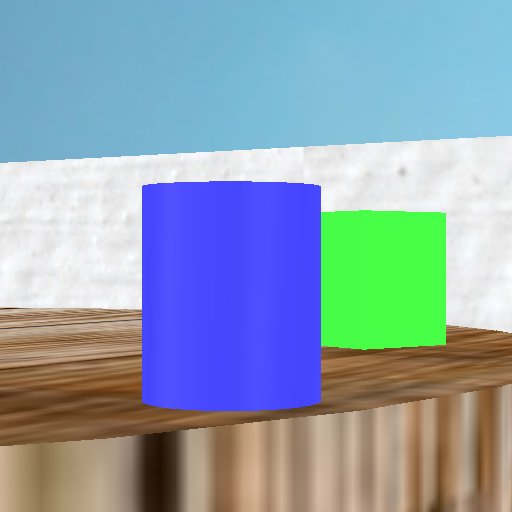
%> input picture Projet_2018/robotic/codes/Robotics-master/test1.png, 512 x 512 px
$ octave tresh.m   (GNU Octave 9; MATLAB toolbox functions it lacks are replaced by stand-ins)
%> lines starting %> are read from the running program, lines starting %| are printed output that depends on the picture; in (x1, y1, x2, y2) boxes, pixels count from 0 and x2, y2 are one past the last pixel; in counts of white or black regions, pixels touching at a corner belong together; the program's own positions count from 1
%> further down, im is the input picture: size 512x512x3 uint8; mean R, G, B 141.1, 162.1, 177.4
### Projet_2018/robotic/codes/Robotics-master/colorTresh.m
function [bwIm] = colorTresh(image,tresh)
%> called with tresh = [240 80 80]
    r = image(:,:,1);
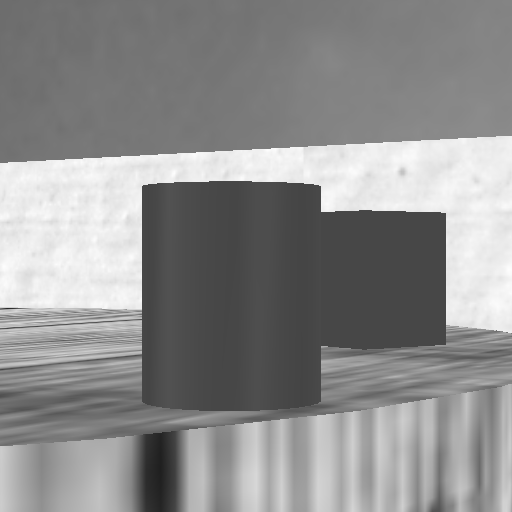
%> r: size 512x512 uint8; min 31, max 253, mean 141.1
    b = image(:,:,2);
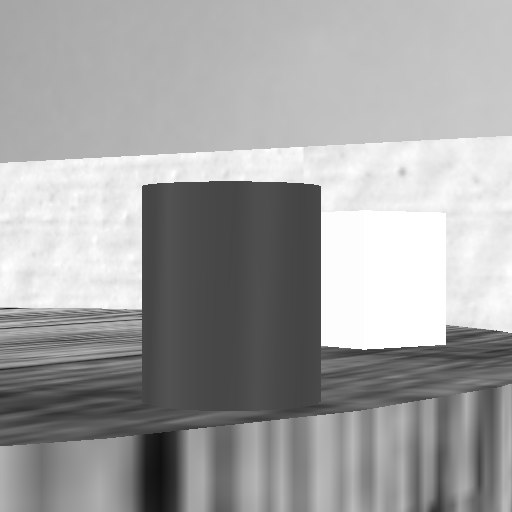
%> b: size 512x512 uint8; min 15, max 255, mean 162.1
    g = image(:,:,3);
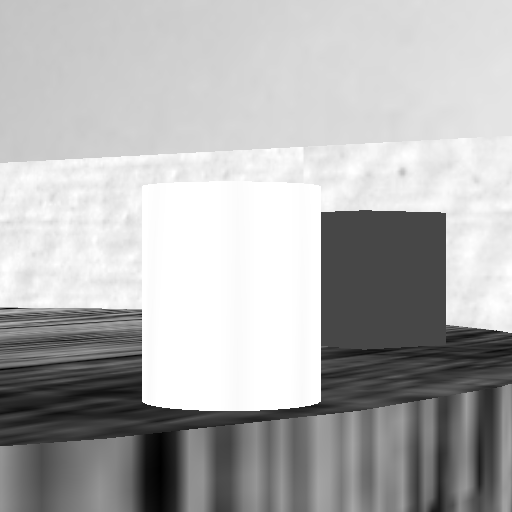
%> g: size 512x512 uint8; min 0, max 255, mean 177.4
    if(tresh(1)>128)
        r(r<=tresh(1)) = 0;
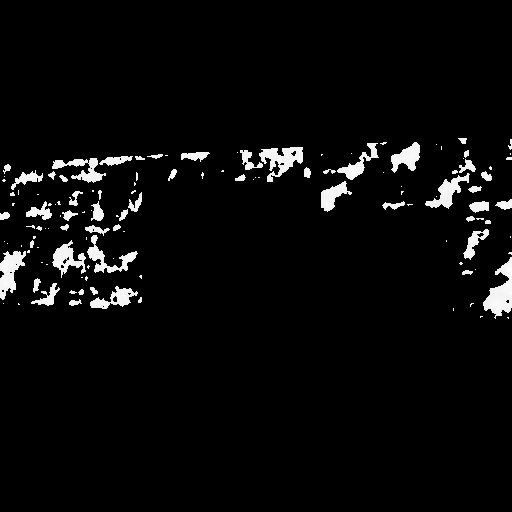
%> r: size 512x512 uint8; min 0, max 253, mean 9.8
        r(r>tresh(1)) = 1;
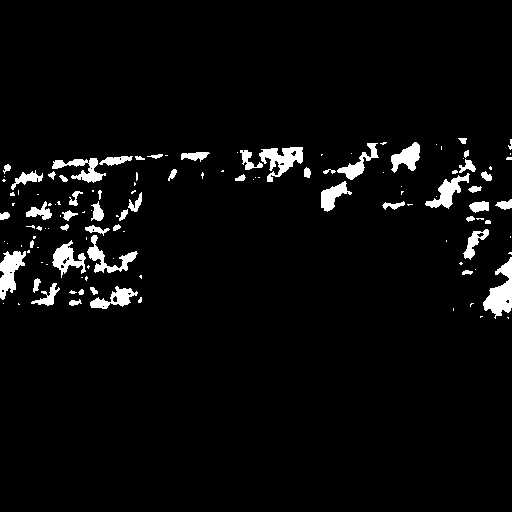
%> r: size 512x512 uint8; values 0 (black) and 1 (white), 4% white; 126 white regions (72 under 20 px), largest, box (x1, y1, x2, y2) and area: (483, 257, 512, 319) 886, (259, 147, 303, 182) 749, (0, 251, 26, 300) 694
    else
        r(r>tresh(1)) = 0;
        r(r<=tresh(1)) = 1;
    end

    if(tresh(2)>128)
         b(b <= tresh(2)) = 0;
         b(b > tresh(2)) = 1;
    else
         b(b > tresh(2)) = 0;
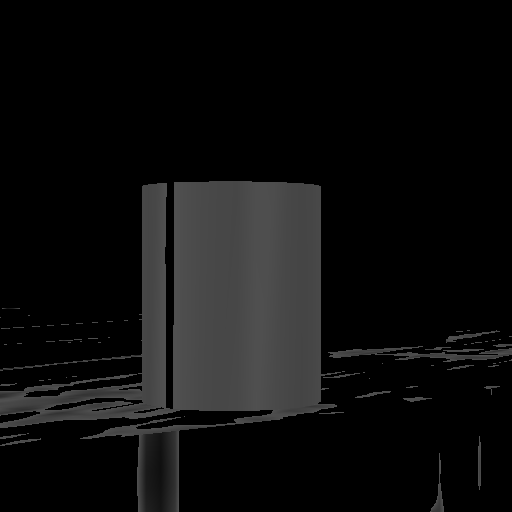
%> b: size 512x512 uint8; min 0, max 80, mean 13.7
         b(b <= tresh(2)) = 1;
%> b: size 512x512 uint8; every value is 1
    end

    if(tresh(3)>128)
        g(g <= tresh(3)) = 0;
        g(g > tresh(3)) = 1;
    else
        g(g > tresh(3)) = 0;
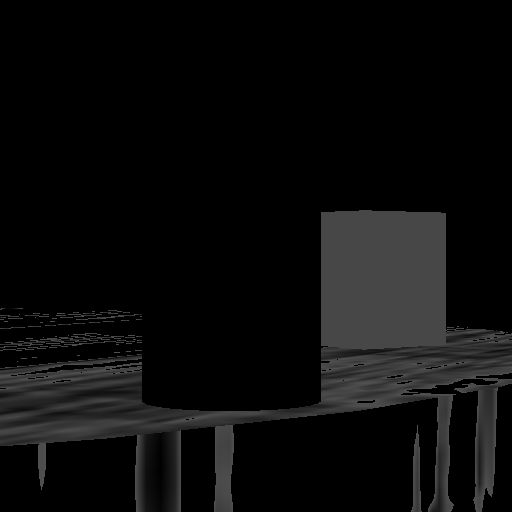
%> g: size 512x512 uint8; min 0, max 80, mean 11.6
        g(g <= tresh(3)) = 1;
    end


    r = logical(r);
    b = logical(b);
    g = logical(g);
    bwIm = r & g & b;
end

### Projet_2018/robotic/codes/Robotics-master/tresh.m
im = imread('test1.png');
imshow(im);
redTresh = [240 80 80];
yellowTresh = [254 254 10];
greenTresh = [80 240 80];
blueTresh = [80 80 240];
purpleTresh = [240 80 240];
whiteTresh = [240 240 240];
res = colorTresh(im,redTresh);
imshow(res);

$ run again, with Projet_2018/robotic/codes/Robotics-master/test2.png copied over Projet_2018/robotic/codes/Robotics-master/test1.png
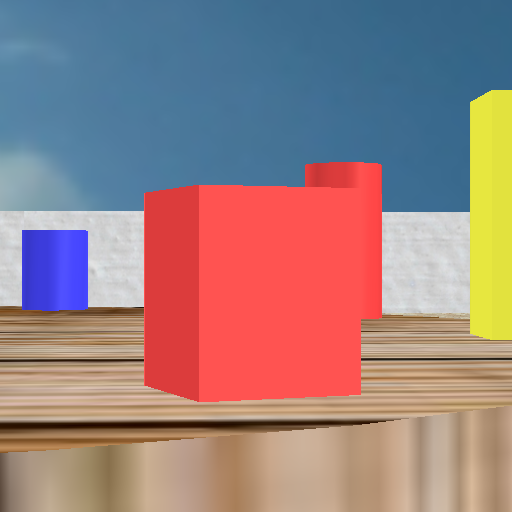
%> input picture Projet_2018/robotic/codes/Robotics-master/test2.png, 512 x 512 px
%> im is the input picture: size 512x512x3 uint8; mean R, G, B 153.6, 128.2, 128.2
%> in colorTresh, `r(r>tresh(1)) = 1;`:
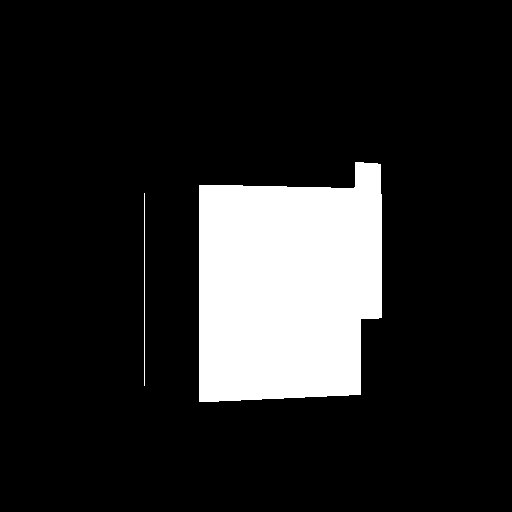
%> r: size 512x512 uint8; values 0 (black) and 1 (white), 14.5% white; 2 white regions, box (x1, y1, x2, y2) and area: (199, 162, 382, 402) 37791, (144, 193, 145, 386) 193
%> in colorTresh, `g(g > tresh(3)) = 0;`:
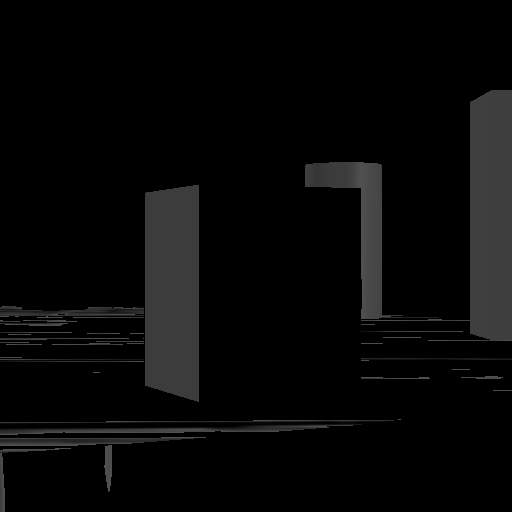
%> g: size 512x512 uint8; min 0, max 80, mean 7.8

$ run again, with Projet_2018/robotic/codes/Robotics-master/test4.png copied over Projet_2018/robotic/codes/Robotics-master/test1.png
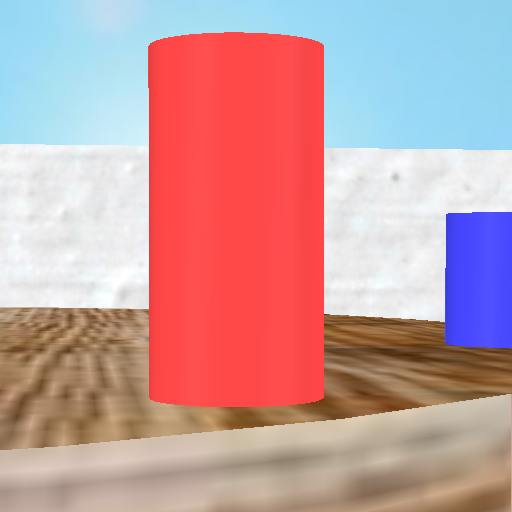
%> input picture Projet_2018/robotic/codes/Robotics-master/test4.png, 512 x 512 px
%> im is the input picture: size 512x512x3 uint8; mean R, G, B 197.8, 157, 160
%> in colorTresh, `g(g > tresh(3)) = 0;`:
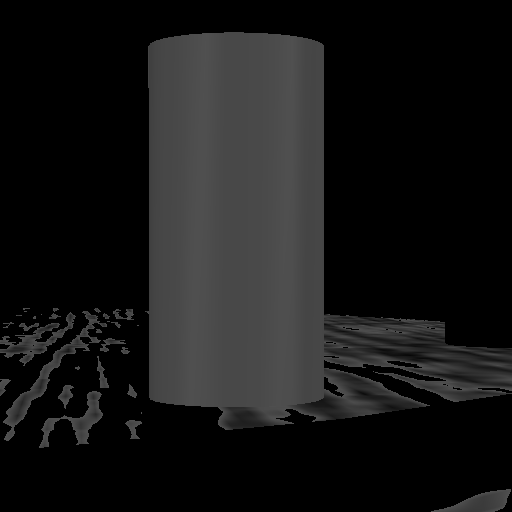
%> g: size 512x512 uint8; min 0, max 80, mean 22.5
